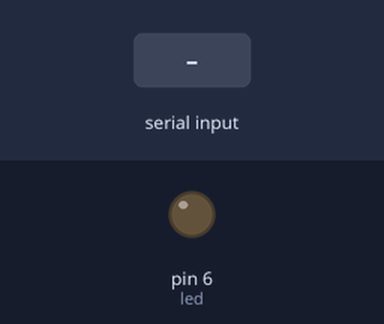
The sketch below on a simulated Arduino Uno, built with avr-gcc and run on an emulated ATmega328P. On the bench: output pins drawn as LEDs (lit = HIGH). The test bench sets the inputs (shaded band). What the sketch prints to the serial monitor is not drawn.

Above: at 1.2 s.
1.3 s: "90,45\n" received over Serial
At 1.9 s:
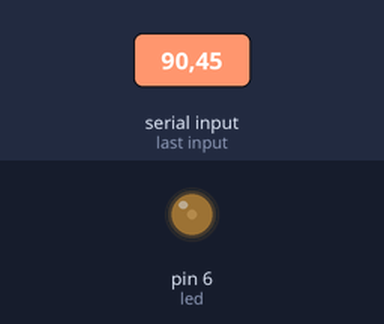
3.8 s: "30,150\n" received over Serial
At 4.6 s:
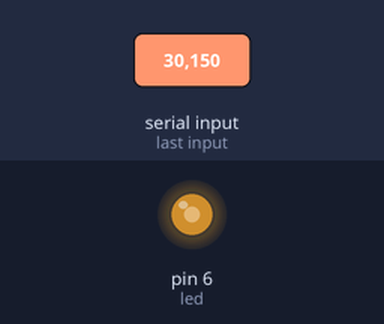
6.3 s: "200\n" received over Serial
At 6.8 s:
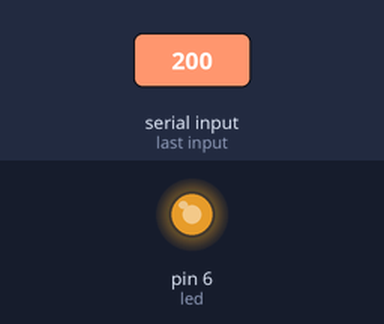
Timing chart, 0 to 9.3 s (numbered marks = the images above; inputs shaded):
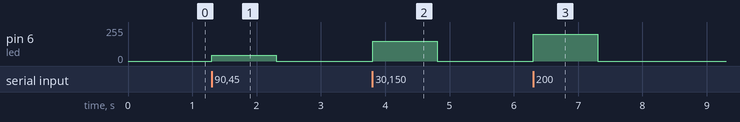

Measured:
- after the input at 1.3 s, pin 6 (led): 0/255 → 45/255 at once, → 0/255 1.0 s later
- after the input at 3.8 s, pin 6 (led): 0/255 → 150/255 at once, → 0/255 1.0 s later
- after the input at 6.3 s, pin 6 (led): 0/255 → 200/255 at once, → 0/255 1.0 s later

The sketch:

serialRead.ino
```cpp
int led = 6;
int value = 0;

void setup()  {
  Serial.begin(9600);
  pinMode(led, OUTPUT);
  Serial.write("s"); //send byte to say you're ready
}

void loop() {

  if (Serial.available()){
    value = Serial.parseInt();
  }

  analogWrite(led, value);

}
```
